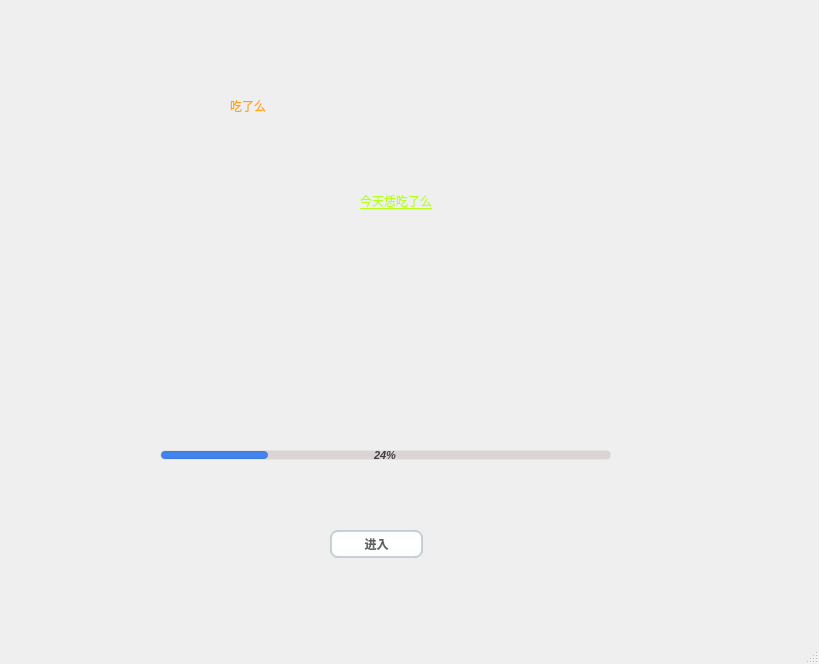
<?xml version="1.0" encoding="UTF-8"?>
<ui version="4.0">
 <class>bar_ui</class>
 <widget class="QMainWindow" name="bar_ui">
  <property name="geometry">
   <rect>
    <x>0</x>
    <y>0</y>
    <width>819</width>
    <height>664</height>
   </rect>
  </property>
  <property name="windowTitle">
   <string>MainWindow</string>
  </property>
  <property name="styleSheet">
   <string notr="true">
#bar_ui
{
	
	
	background-image: url(:/clouds flowers grass no_humans original scenic sky tagme.png);
}
QPushButton, QToolButton, QCommandLinkButton{
    padding: 0 5px 0 5px;
    border-style: solid;
    border-top-color: qlineargradient(spread:pad, x1:0, y1:0, x2:0, y2:1, stop:0 #c1c9cf, stop:1 #d2d8dd);
    border-right-color: qlineargradient(spread:pad, x1:1, y1:0, x2:0, y2:0, stop:0 #c1c9cf, stop:1 #d2d8dd);
    border-bottom-color: qlineargradient(spread:pad, x1:0, y1:1, x2:0, y2:0, stop:0 #c1c9cf, stop:1 #d2d8dd);
    border-left-color: qlineargradient(spread:pad, x1:0, y1:0, x2:1, y2:0, stop:0 #c1c9cf, stop:1 #d2d8dd);
    border-width: 2px;
    border-radius: 8px;
    color: #616161;
    font-weight: bold;
    background-color: qlineargradient(spread:pad, x1:0.5, y1:0, x2:0.5, y2:1, stop:0 #fbfdfd, stop:0.5 #ffffff, stop:1 #fbfdfd);
}
QPushButton::default, QToolButton::default, QCommandLinkButton::default{
    border: 2px solid transparent;
    color: #FFFFFF;
    background-color: qlineargradient(spread:pad, x1:0.5, y1:0, x2:0.5, y2:1, stop:0 #84afe5, stop:1 #1168e4);
}
QPushButton:hover, QToolButton:hover, QCommandLinkButton:hover{
    color: #3d3d3d;
}
QPushButton:pressed, QToolButton:pressed, QCommandLinkButton:pressed{
    color: #aeaeae;
    background-color: qlineargradient(spread:pad, x1:0.5, y1:0, x2:0.5, y2:1, stop:0 #ffffff, stop:0.5 #fbfdfd, stop:1 #ffffff);
}
QPushButton:disabled, QToolButton:disabled, QCommandLinkButton:disabled{
    color: #616161;
    background-color: qlineargradient(spread:pad, x1:0.5, y1:0, x2:0.5, y2:1, stop:0 #dce7eb, stop:0.5 #e0e8eb, stop:1 #dee7ec);
}
QLineEdit, QTextEdit, QPlainTextEdit, QSpinBox, QDoubleSpinBox, QTimeEdit, QDateEdit, QDateTimeEdit {
    border-width: 2px;
    border-radius: 8px;
    border-style: solid;
    border-top-color: qlineargradient(spread:pad, x1:0.5, y1:1, x2:0.5, y2:0, stop:0 #c1c9cf, stop:1 #d2d8dd);
    border-right-color: qlineargradient(spread:pad, x1:0, y1:0, x2:1, y2:0, stop:0 #c1c9cf, stop:1 #d2d8dd);
    border-bottom-color: qlineargradient(spread:pad, x1:0.5, y1:0, x2:0.5, y2:1, stop:0 #c1c9cf, stop:1 #d2d8dd);
    border-left-color: qlineargradient(spread:pad, x1:1, y1:0, x2:0, y2:0, stop:0 #c1c9cf, stop:1 #d2d8dd);
    background-color: #f4f4f4;
    color: #3d3d3d;
}
QLineEdit:focus, QTextEdit:focus, QPlainTextEdit:focus, QSpinBox:focus, QDoubleSpinBox:focus, QTimeEdit:focus, QDateEdit:focus, QDateTimeEdit:focus {
    border-width: 2px;
    border-radius: 8px;
    border-style: solid;
    border-top-color: qlineargradient(spread:pad, x1:0.5, y1:1, x2:0.5, y2:0, stop:0 #85b7e3, stop:1 #9ec1db);
    border-right-color: qlineargradient(spread:pad, x1:0, y1:0, x2:1, y2:0, stop:0 #85b7e3, stop:1 #9ec1db);
    border-bottom-color: qlineargradient(spread:pad, x1:0.5, y1:0, x2:0.5, y2:1, stop:0 #85b7e3, stop:1 #9ec1db);
    border-left-color: qlineargradient(spread:pad, x1:1, y1:0, x2:0, y2:0, stop:0 #85b7e3, stop:1 #9ec1db);
    background-color: #f4f4f4;
    color: #3d3d3d;
}
QLineEdit:disabled, QTextEdit:disabled, QPlainTextEdit:disabled, QSpinBox:disabled, QDoubleSpinBox:disabled, QTimeEdit:disabled, QDateEdit:disabled, QDateTimeEdit:disabled {
    color: #b9b9b9;
}
QSpinBox::up-button, QDoubleSpinBox::up-button, QTimeEdit::up-button, QDateEdit::up-button, QDateTimeEdit::up-button {
    subcontrol-origin: padding;
    subcontrol-position: top right;
    width: 15px;
    color: #272727;
    border-left-width: 1px;
    border-left-color: darkgray;
    border-left-style: solid;
    border-top-right-radius: 3px;
    padding: 3px;
}
QSpinBox::down-button, QDoubleSpinBox::down-button, QTimeEdit::down-button, QDateEdit::down-button, QDateTimeEdit::down-button {
    subcontrol-origin: padding;
    subcontrol-position: bottom right;
    width: 15px;
    color: #272727;
    border-left-width: 1px;
    border-left-color: darkgray;
    border-left-style: solid;
    border-bottom-right-radius: 3px;
    padding: 3px;
}
QSpinBox::up-button:pressed, QDoubleSpinBox::up-button:pressed, QTimeEdit::up-button:pressed, QDateEdit::up-button:pressed, QDateTimeEdit::up-button:pressed {
    color: #aeaeae;
    background-color: qlineargradient(spread:pad, x1:0.5, y1:0, x2:0.5, y2:1, stop:0 #ffffff, stop:0.5 #fbfdfd, stop:1 #ffffff);
}
QSpinBox::down-button:pressed, QDoubleSpinBox::down-button:pressed, QTimeEdit::down-button:pressed, QDateEdit::down-button:pressed, QDateTimeEdit::down-button:pressed {
    color: #aeaeae;
    background-color: qlineargradient(spread:pad, x1:0.5, y1:0, x2:0.5, y2:1, stop:0 #ffffff, stop:0.5 #fbfdfd, stop:1 #ffffff);
}
QSpinBox::up-button:hover, QDoubleSpinBox::up-button:hover, QTimeEdit::up-button:hover, QDateEdit::up-button:hover, QDateTimeEdit::up-button:hover {
    color: #FFFFFF;
    border-top-right-radius: 5px;
    background-color: qlineargradient(spread:pad, x1:0.5, y1:0, x2:0.5, y2:1, stop:0 #84afe5, stop:1 #1168e4);
    
}
QSpinBox::down-button:hover, QDoubleSpinBox::down-button:hover, QTimeEdit::down-button:hover, QDateEdit::down-button:hover, QDateTimeEdit::down-button:hover {
    color: #FFFFFF;
    border-bottom-right-radius: 5px;
    background-color: qlineargradient(spread:pad, x1:0.5, y1:0, x2:0.5, y2:1, stop:0 #84afe5, stop:1 #1168e4);
}
QSpinBox::up-arrow, QDoubleSpinBox::up-arrow, QTimeEdit::up-arrow, QDateEdit::up-arrow, QDateTimeEdit::up-arrow {
    image: url(/usr/share/icons/Adwaita/16x16/actions/go-up-symbolic.symbolic.png);
}
QSpinBox::down-arrow, QDoubleSpinBox::down-arrow, QTimeEdit::down-arrow, QDateEdit::down-arrow, QDateTimeEdit::down-arrow {
    image: url(/usr/share/icons/Adwaita/16x16/actions/go-down-symbolic.symbolic.png);
}
QProgressBar {
    max-height: 8px;
    text-align: center;
    font: italic bold 11px;
    color: #3d3d3d;
    border: 1px solid transparent;
    border-radius:4px;
    background-color: qlineargradient(spread:pad, x1:0, y1:0, x2:0, y2:1, stop:0 #ddd5d5, stop:0.5 #dad3d3, stop:1 #ddd5d5);
}
QProgressBar::chunk {
    background-color: qlineargradient(spread:pad, x1:0, y1:0, x2:0, y2:1, stop:0 #467dd1, stop:0.5 #3b88fc, stop:1 #467dd1);
    border-radius: 4px;
}
QProgressBar:disabled {
    color: #616161;
}
QProgressBar::chunk:disabled {
    background-color: #aeaeae;
}
QSlider::groove {
    border: 1px solid #bbbbbb;
    background-color: #52595d;
    border-radius: 4px;
}
QSlider::groove:horizontal {
    height: 6px;
}
QSlider::groove:vertical {
    width: 6px;
}
QSlider::handle:horizontal {
    background: #ffffff;
    border-style: solid;
    border-width: 1px;
    border-color: rgb(207,207,207);
    width: 12px;
    margin: -5px 0;
    border-radius: 7px;
}
QSlider::handle:vertical {
    background: #ffffff;
    border-style: solid;
    border-width: 1px;
    border-color: rgb(207,207,207);
    height: 12px;
    margin: 0 -5px;
    border-radius: 7px;
}
QSlider::add-page, QSlider::sub-page {
    border: 1px transparent;
    background-color: #52595d;
    border-radius: 4px;
}
QSlider::add-page:horizontal {
    background: qlineargradient(spread:pad, x1:0, y1:0, x2:0, y2:1, stop:0 #ddd5d5, stop:0.5 #dad3d3, stop:1 #ddd5d5);
}
QSlider::sub-page:horizontal {
    background-color: qlineargradient(spread:pad, x1:0, y1:0, x2:1, y2:0, stop:0 #467dd1, stop:0.5 #3b88fc, stop:1 #467dd1);
}
QSlider::add-page:vertical {
    background-color: qlineargradient(spread:pad, x1:0, y1:0, x2:0, y2:1, stop:0 #467dd1, stop:0.5 #3b88fc, stop:1 #467dd1);
}
QSlider::sub-page:vertical {
    background: qlineargradient(spread:pad, x1:0, y1:0, x2:1, y2:0, stop:0 #ddd5d5, stop:0.5 #dad3d3, stop:1 #ddd5d5);
}
QSlider::add-page:horizontal:disabled, QSlider::sub-page:horizontal:disabled, QSlider::add-page:vertical:disabled, QSlider::sub-page:vertical:disabled {
    background: #b9b9b9;
}
QComboBox, QFontComboBox {
    border-width: 2px;
    border-radius: 8px;
    border-style: solid;
    border-top-color: qlineargradient(spread:pad, x1:0.5, y1:1, x2:0.5, y2:0, stop:0 #c1c9cf, stop:1 #d2d8dd);
    border-right-color: qlineargradient(spread:pad, x1:0, y1:0, x2:1, y2:0, stop:0 #c1c9cf, stop:1 #d2d8dd);
    border-bottom-color: qlineargradient(spread:pad, x1:0.5, y1:0, x2:0.5, y2:1, stop:0 #c1c9cf, stop:1 #d2d8dd);
    border-left-color: qlineargradient(spread:pad, x1:1, y1:0, x2:0, y2:0, stop:0 #c1c9cf, stop:1 #d2d8dd);
    background-color: #f4f4f4;
    color: #272727;
    padding-left: 5px;
}
QComboBox:editable, QComboBox:!editable, QComboBox::drop-down:editable, QComboBox:!editable:on, QComboBox::drop-down:editable:on {
    background: #ffffff;
}
QComboBox::drop-down {
    subcontrol-origin: padding;
    subcontrol-position: top right;
    width: 15px;
    color: #272727;
    border-left-width: 1px;
    border-left-color: darkgray;
    border-left-style: solid;
    border-top-right-radius: 3px;
    border-bottom-right-radius: 3px;
}
QComboBox::down-arrow {
    image: url(/usr/share/icons/Adwaita/16x16/actions/go-down-symbolic.symbolic.png); /*Adawaita icon thene*/
}

QComboBox::down-arrow:on {
    top: 1px;
    left: 1px;
}
QComboBox QAbstractItemView {
    border: 1px solid darkgray;
    border-radius: 8px;
    selection-background-color: #dadada;
    selection-color: #272727;
    color: #272727;
    background: white;
}
QLabel, QCheckBox, QRadioButton {
    color: #272727;
}
QCheckBox {
    padding: 2px;
}
QCheckBox:disabled, QRadioButton:disabled {
    color: #808086;
    padding: 2px;
}

QCheckBox:hover {
    border-radius:4px;
    border-style:solid;
    padding-left: 1px;
    padding-right: 1px;
    padding-bottom: 1px;
    padding-top: 1px;
    border-width:1px;
    border-color: transparent;
}
QCheckBox::indicator:checked {
    image: url(/usr/share/icons/Adwaita/16x16/actions/object-select-symbolic.symbolic.png);
    height: 15px;
    width: 15px;
    border-style:solid;
    border-width: 1px;
    border-color: #48a5fd;
    color: #ffffff;
    border-radius: 3px;
    background-color: qlineargradient(spread:pad, x1:0, y1:0, x2:0, y2:1, stop:0 #48a5fd, stop:0.5 #329cfb, stop:1 #48a5fd);
}
QCheckBox::indicator:unchecked {
    
    height: 15px;
    width: 15px;
    border-style:solid;
    border-width: 1px;
    border-color: #48a5fd;
    border-radius: 3px;
    background-color: #fbfdfa;
}
QLCDNumber {
    color: #616161;;
}
QMenuBar {
    background-color: #ececec;
}
QMenuBar::item {
    color: #616161;
    spacing: 3px;
    padding: 1px 4px;
    background-color: #ececec;
}

QMenuBar::item:selected {
    background-color: #dadada;
    color: #3d3d3d;
}
QMenu {
    background-color: #ececec;
}
QMenu::item:selected {
    background-color: #dadada;
    color: #3d3d3d;
}
QMenu::item {
    color: #616161;;
    background-color: #e0e0e0;
}
QTabWidget {
    color:rgb(0,0,0);
    background-color:#000000;
}
QTabWidget::pane {
    border-color: #050a0e;
    background-color: #e0e0e0;
    border-width: 1px;
    border-radius: 4px;
    position: absolute;
    top: -0.5em;
    padding-top: 0.5em;
}

QTabWidget::tab-bar {
    alignment: center;
}

QTabBar::tab {
    border-bottom: 1px solid #c0c0c0;
    padding: 3px;
    color: #272727;
    background-color: #fefefc;
    margin-left:0px;
}
QTabBar::tab:!last {
    border-right: 1px solid;
    border-right-color: #c0c0c0;
    border-bottom-color: #c0c0c0;
}
QTabBar::tab:first {
    border-top-left-radius: 4px;
    border-bottom-left-radius: 4px;
}
QTabBar::tab:last {
    border-top-right-radius: 4px;
    border-bottom-right-radius: 4px;
}
QTabBar::tab:selected, QTabBar::tab:last:selected, QTabBar::tab:hover {
    color: #FFFFFF;
    background-color: qlineargradient(spread:pad, x1:0.5, y1:0, x2:0.5, y2:1, stop:0 #84afe5, stop:1 #1168e4);
}
QRadioButton::indicator {
    height: 14px;
    width: 14px;
    border-style:solid;
    border-radius:7px;
    border-width: 1px;
}
QRadioButton::indicator:checked {
    border-color: #48a5fd;
    background-color: qradialgradient(cx:0.5, cy:0.5, radius:0.4,fx:0.5, fy:0.5, stop:0 #ffffff, stop:0.5 #ffffff, stop:0.6 #48a5fd, stop:1 #48a5fd);
}
QRadioButton::indicator:!checked {
    border-color: #a9b7c6;
    background-color: #fbfdfa;
}
QStatusBar {
    color:#027f7f;
}

QDial {
    background: #16a085;
}

QToolBox {
    color: #a9b7c6;
    background-color: #222b2e;
}
QToolBox::tab {
    color: #a9b7c6;
    background-color:#222b2e;
}
QToolBox::tab:selected {
    color: #FFFFFF;
    background-color:#222b2e;
}
QScrollArea {
    color: #FFFFFF;
    background-color:#222b2e;
}

QScrollBar:horizontal {
	max-height: 10px;
	border: 1px transparent grey;
	margin: 0px 20px 0px 20px;
	background: transparent;
}
QScrollBar:vertical {
	max-width: 10px;
	border: 1px transparent grey;
	margin: 20px 0px 20px 0px;
	background: transparent;
}
QScrollBar::handle:vertical, QScrollBar::handle:horizontal {
	background: #52595d;
	border-style: transparent;
	border-radius: 4px;
	min-height: 25px;
}
QScrollBar::handle:horizontal:hover, QScrollBar::handle:vertical:hover {
	background: qlineargradient(spread:pad, x1:0, y1:0, x2:1, y2:0, stop:0 #467dd1, stop:0.5 #3b88fc, stop:1 #467dd1);
}
QScrollBar::add-line, QScrollBar::sub-line {
    border: 2px transparent grey;
    border-radius: 4px;
    subcontrol-origin: margin;
    background: #b9b9b9;
}
QScrollBar::add-line:horizontal {
    width: 20px;
    subcontrol-position: right;
}
QScrollBar::add-line:vertical {
    height: 20px;
    subcontrol-position: bottom;
}
QScrollBar::sub-line:horizontal {
    width: 20px;
    subcontrol-position: left;
}
QScrollBar::sub-line:vertical {
    height: 20px;
    subcontrol-position: top;
}
QScrollBar::add-line:vertical:pressed, QScrollBar::add-line:horizontal:pressed, QScrollBar::sub-line:horizontal:pressed, QScrollBar::sub-line:vertical:pressed {
    background: qlineargradient(spread:pad, x1:0, y1:0, x2:1, y2:0, stop:0 #467dd1, stop:0.5 #3b88fc, stop:1 #467dd1);
}
QScrollBar::add-page:horizontal, QScrollBar::sub-page:horizontal, QScrollBar::add-page:vertical, QScrollBar::sub-page:vertical {
    background: none;
}
QScrollBar::up-arrow:vertical {
    image: url(/usr/share/icons/Adwaita/16x16/actions/go-up-symbolic.symbolic.png);
}
QScrollBar::down-arrow:vertical {
    image: url(/usr/share/icons/Adwaita/16x16/actions/go-down-symbolic.symbolic.png);
}
QScrollBar::left-arrow:horizontal {
    image: url(/usr/share/icons/Adwaita/16x16/actions/go-previous-symbolic.symbolic.png);
}
QScrollBar::right-arrow:horizontal {
    image: url(/usr/share/icons/Adwaita/16x16/actions/go-next-symbolic.symbolic.png);
}</string>
  </property>
  <widget class="QWidget" name="centralwidget">
   <widget class="QLabel" name="label">
    <property name="geometry">
     <rect>
      <x>230</x>
      <y>30</y>
      <width>291</width>
      <height>151</height>
     </rect>
    </property>
    <property name="styleSheet">
     <string notr="true">font: 54pt &quot;隶书&quot;;
color: rgb(255, 162, 12);
</string>
    </property>
    <property name="text">
     <string>吃了么</string>
    </property>
   </widget>
   <widget class="QLabel" name="label_2">
    <property name="geometry">
     <rect>
      <x>360</x>
      <y>160</y>
      <width>331</width>
      <height>81</height>
     </rect>
    </property>
    <property name="styleSheet">
     <string notr="true">color: rgb(182, 255, 25);
text-decoration: underline;
font: 12pt &quot;方正舒体&quot;;
</string>
    </property>
    <property name="text">
     <string>今天恁吃了么</string>
    </property>
   </widget>
   <widget class="QProgressBar" name="progressBar">
    <property name="geometry">
     <rect>
      <x>160</x>
      <y>450</y>
      <width>451</width>
      <height>10</height>
     </rect>
    </property>
    <property name="styleSheet">
     <string notr="true"/>
    </property>
    <property name="value">
     <number>24</number>
    </property>
   </widget>
   <widget class="QPushButton" name="pushButton">
    <property name="geometry">
     <rect>
      <x>330</x>
      <y>530</y>
      <width>93</width>
      <height>28</height>
     </rect>
    </property>
    <property name="text">
     <string>进入</string>
    </property>
   </widget>
  </widget>
  <widget class="QMenuBar" name="menubar">
   <property name="geometry">
    <rect>
     <x>0</x>
     <y>0</y>
     <width>819</width>
     <height>18</height>
    </rect>
   </property>
  </widget>
  <widget class="QStatusBar" name="statusbar"/>
 </widget>
 <resources/>
 <connections/>
</ui>
